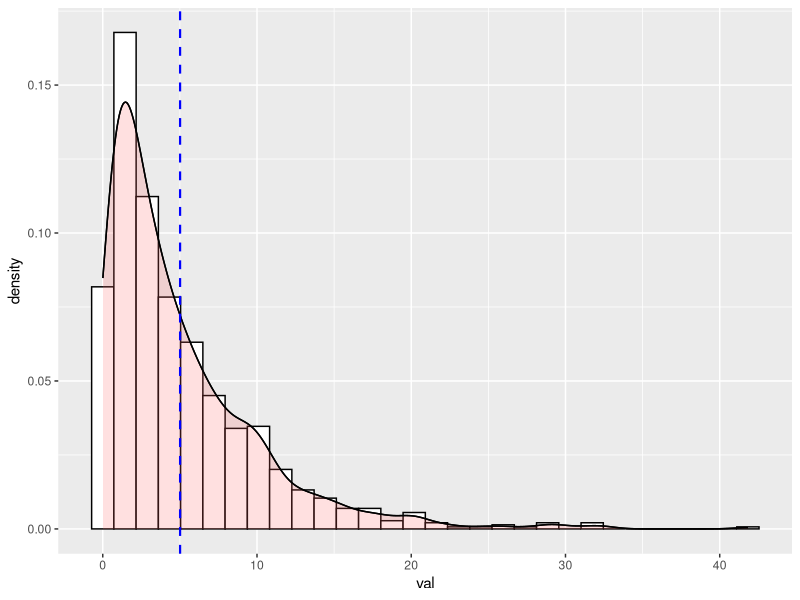
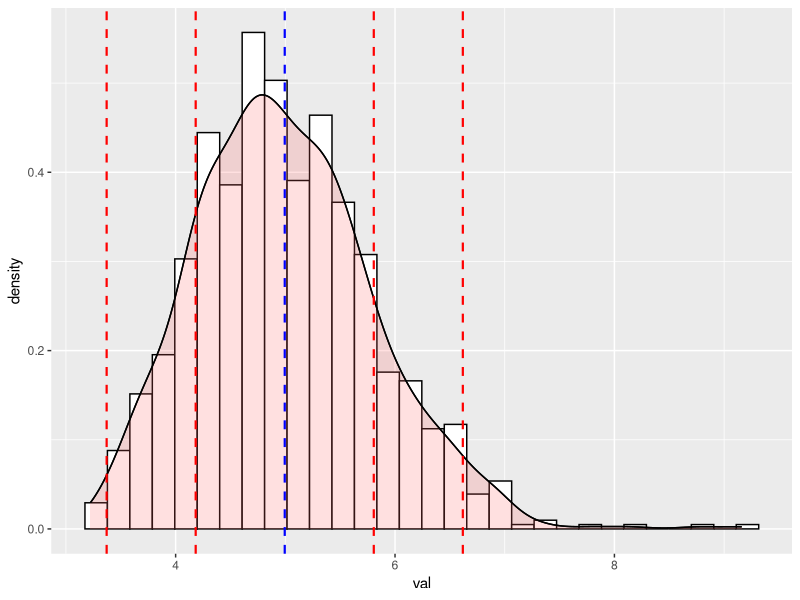
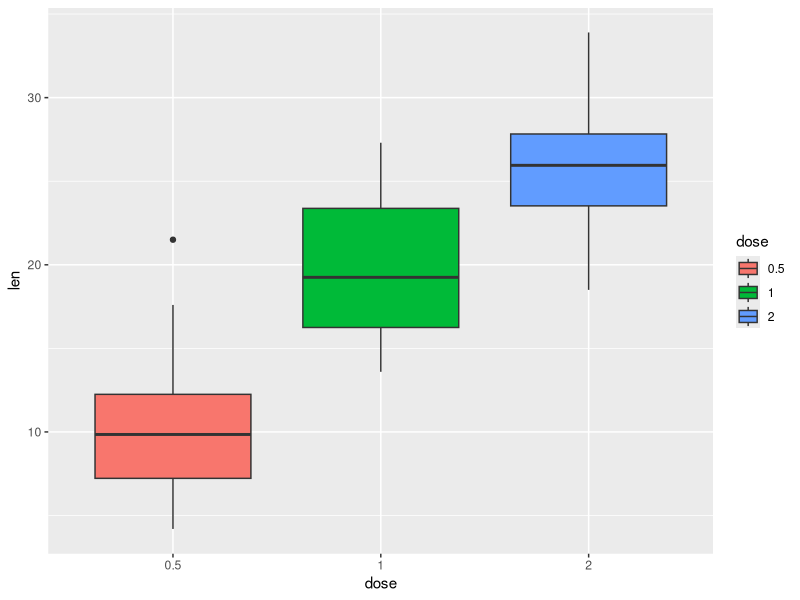

These figures' R source, in order: (Note: this script raises an error after producing the figures.)
## ---- chunk 1
packages <- c("data.table","dplyr", "ggplot2")
sapply(packages, require, character.only=TRUE, quietly=TRUE)
## ---- chunk 2
knitr::opts_chunk$set(echo = TRUE)
## ---- chunk 3
rate<-0.2
theoretical_mean<-1/rate
theoretical_sd<-1/rate
theoretical_var<- 1 / (rate^2)
theoretical_mean
theoretical_sd
theoretical_var
## ---- chunk 4
set.seed(5)
n<-1000
samplingsize<-40
rate<-0.2
exponentialdistribution<-rexp(n,rate)
med<-mean(exponentialdistribution)
ved<-var(exponentialdistribution)
## ---- chunk 5
#hist(exponentialdistribution)
ed<-data_frame(val = exponentialdistribution)
str(ed)
n<-ggplot(data = ed, aes(x = val)) + geom_histogram(aes(y=..density..), colour="black", fill = "white") + geom_density(alpha=0.2, fill="#FF6666") + theme(legend.position="none") +  geom_density() +  geom_vline(xintercept = mean(ed$val), linetype="dashed", size = .75, color = "blue") 
n
## ---- chunk 6
summary(exponentialdistribution)

## ---- chunk 7
samplemeans = NULL
for (i in 1 : 1000) samplemeans = c(samplemeans, mean(sample(exponentialdistribution, samplingsize, replace=TRUE)))
summary(samplemeans)
str(samplemeans)
var(samplemeans)
sd(samplemeans)
#hist(samplemeans)
sam<-data_frame(val = samplemeans)
n<-ggplot(data = sam, aes(x = val)) + geom_histogram(aes(y=..density..), colour="black", fill = "white") + geom_density(alpha=0.2, fill="#FF6666") + theme(legend.position="none") +  geom_density() +  geom_vline(xintercept = mean(sam$val), linetype="dashed", size = .75, color = "blue") + 
geom_vline(xintercept = mean(sam$val)+sd(sam$val), linetype="dashed", size = .75, color = "red") +
geom_vline(xintercept = mean(sam$val)+2*sd(sam$val), linetype="dashed", size = .75, color = "red") +
geom_vline(xintercept = mean(sam$val)-sd(sam$val), linetype="dashed", size = .75, color = "red") +
geom_vline(xintercept = mean(sam$val)-2*sd(sam$val), linetype="dashed", size = .75, color = "red")

  
n
## ---- chunk 8
ToothGrowth$dose <- as.factor(ToothGrowth$dose)
summary(ToothGrowth)
str(ToothGrowth)
# Change box plot colors by groups
p<-ggplot(ToothGrowth, aes(x=dose, y=len, fill=dose)) +
  geom_boxplot()
p
t.test(len ~ dose, paired = FALSE, data = subset(ToothGrowth,(ToothGrowth$dose %in% c(0.5, 1))))
t.test(len ~ dose, paired = FALSE, data = subset(ToothGrowth,(ToothGrowth$dose %in% c(0.5, 2))))
t.test(len ~ dose, paired = FALSE, data = subset(ToothGrowth,(ToothGrowth$dose %in% c(1, 2))))
# Change the position
t<-ggplot(ToothGrowth, aes(x=supp, y=len, fill=supp)) +
  geom_boxplot()
t
with(ToothGrowth, shapiro.test(len))
with(ToothGrowth, shapiro.test(len[supp == "OJ"]))
t.test(len ~ supp, paired = FALSE, data = ToothGrowth, var.equal = FALSE)
n<-ggplot(data = ToothGrowth, aes(x = len,  colour="red", fill = "red", alpha=0.1)) + theme(legend.position="none") + geom_density() +  geom_vline(xintercept = median(ToothGrowth$len), size = .75, color = "blue")
n
